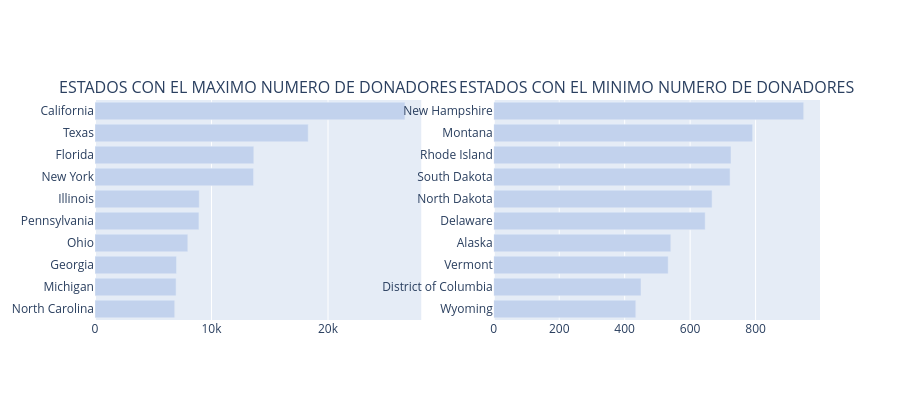

The code cell stored with this chart in its notebook:
### Markdown cell above
![Mapa de Donantes](Mapas/1.png)

### Code cell
def bar_hor(df, col, title, color, w=None, h=None, lm=0, limit=100, return_trace=False, rev=False):
    cnt_srs = df[col].value_counts()
    yy = cnt_srs.head(limit).index[::-1] 
    xx = cnt_srs.head(limit).values[::-1] 
    if rev:
        yy = cnt_srs.tail(limit).index[::-1] 
        xx = cnt_srs.tail(limit).values[::-1] 
        
    
    trace = go.Bar(y=yy, x=xx, orientation = 'h', marker=dict(color=color))
    if return_trace:
        return trace 
    layout = dict(title=title, margin=dict(l=lm), width=w, height=h)
    data = [trace]
    fig = go.Figure(data=data, layout=layout)
    iplot(fig)

def bar_hor_noagg(x, y, title, color, w=None, h=None, lm=0, limit=100, rt=False):
    trace = go.Bar(y=x, x=y, orientation = 'h', marker=dict(color=color))
    if rt:
        return trace
    layout = dict(title=title, margin=dict(l=lm), width=w, height=h)
    data = [trace]
    fig = go.Figure(data=data, layout=layout)
    iplot(fig)


def bar_ver_noagg(x, y, title, color, w=None, h=None, lm=0, rt = False):
    trace = go.Bar(y=y, x=x, marker=dict(color=color))
    if rt:
        return trace
    layout = dict(title=title, margin=dict(l=lm), width=w, height=h)
    data = [trace]
    fig = go.Figure(data=data, layout=layout)
    iplot(fig)

    
trace1 = bar_hor(donors_df, 'Donor City', "Top Cities with maximum Donors", '#c2d2ed', 500, 400, 200, limit = 10, return_trace=True)
trace2 = bar_hor(donors_df, 'Donor State', "Top States with maximum Donors", '#c2d2ed', 500, 400, 200, limit = 10, return_trace=True)
trace4 = bar_hor(donors_df, 'Donor State', "Top States with maximum Donors", '#c2d2ed', 600, 400, 200, limit = 10, return_trace=True, rev=True)


fig = tools.make_subplots(rows=1, cols=2, print_grid=False, subplot_titles = ['ESTADOS CON EL MAXIMO NUMERO DE DONADORES','ESTADOS CON EL MINIMO NUMERO DE DONADORES'])
# fig = tools.make_subplots(rows=2, cols=2, specs=[[{}, {}], [{'colspan': 2}, None]], print_grid=False, subplot_titles = ['States with maximum Donors','States with minimum Donors', 'Cities with maximum Donors'])
fig.append_trace(trace2, 1, 1);
fig.append_trace(trace4, 1, 2);
# fig.append_trace(trace1, 2, 1);

fig['layout'].update(height=400, showlegend=False);
iplot(fig);

### Figure 1 — Plotly figure (JSON) as saved in the notebook; plotly's stock layout.template omitted (floating-point values rounded to 4 significant figures)
{"data": [{"marker": {"color": "#c2d2ed"}, "orientation": "h", "type": "bar", "x": [6841, 6957, 6997, 7967, 8921, 8950, 13609, 13632, 18301, 26603], "xaxis": "x", "y": ["North Carolina", "Michigan", "Georgia", "Ohio", "Pennsylvania", "Illinois", "New York", "Florida", "Texas", "California"], "yaxis": "y"}, {"marker": {"color": "#c2d2ed"}, "orientation": "h", "type": "bar", "x": [434, 450, 533, 541, 646, 667, 722, 725, 791, 947], "xaxis": "x2", "y": ["Wyoming", "District of Columbia", "Vermont", "Alaska", "Delaware", "North Dakota", "South Dakota", "Rhode Island", "Montana", "New Hampshire"], "yaxis": "y2"}], "layout": {"annotations": [{"font": {"size": 16}, "showarrow": false, "text": "ESTADOS CON EL MAXIMO NUMERO DE DONADORES", "x": 0.225, "xanchor": "center", "xref": "paper", "y": 1, "yanchor": "bottom", "yref": "paper"}, {"font": {"size": 16}, "showarrow": false, "text": "ESTADOS CON EL MINIMO NUMERO DE DONADORES", "x": 0.775, "xanchor": "center", "xref": "paper", "y": 1, "yanchor": "bottom", "yref": "paper"}], "height": 400, "showlegend": false, "xaxis": {"anchor": "y", "domain": [0, 0.45]}, "xaxis2": {"anchor": "y2", "domain": [0.55, 1]}, "yaxis": {"anchor": "x", "domain": [0, 1]}, "yaxis2": {"anchor": "x2", "domain": [0, 1]}}}
